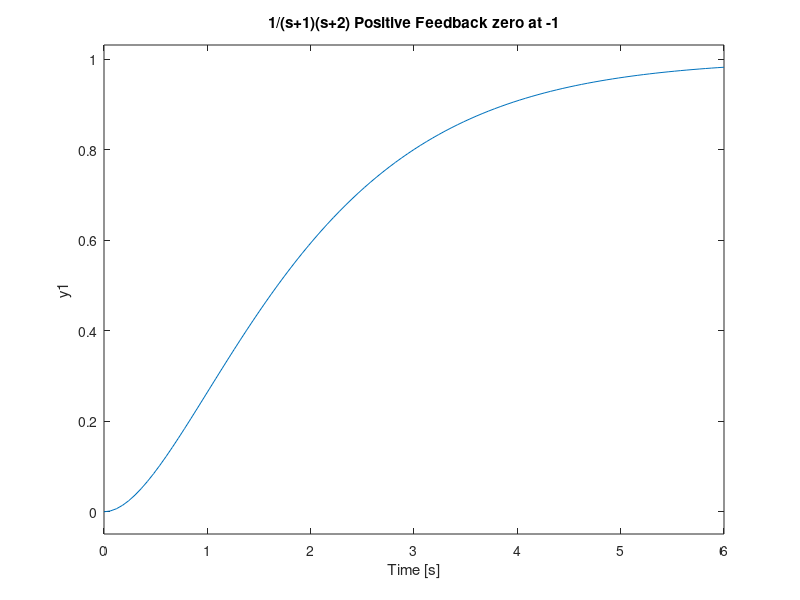
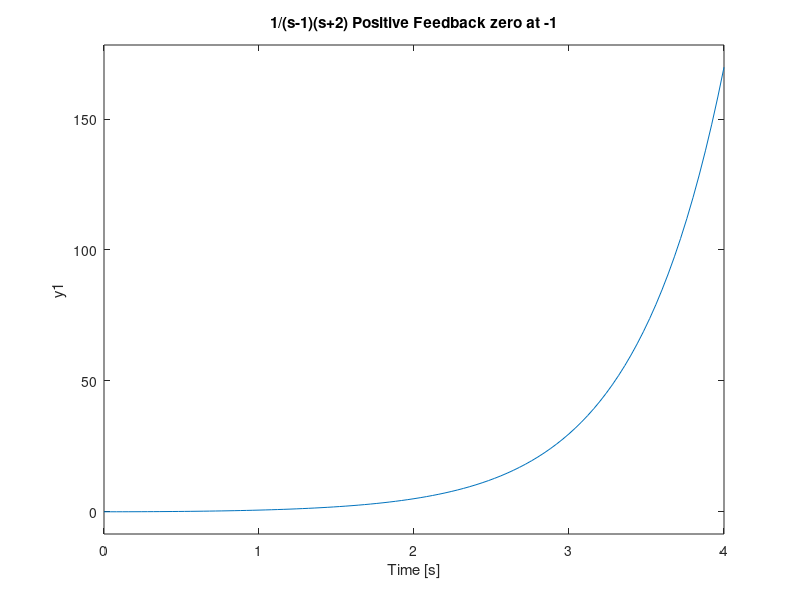
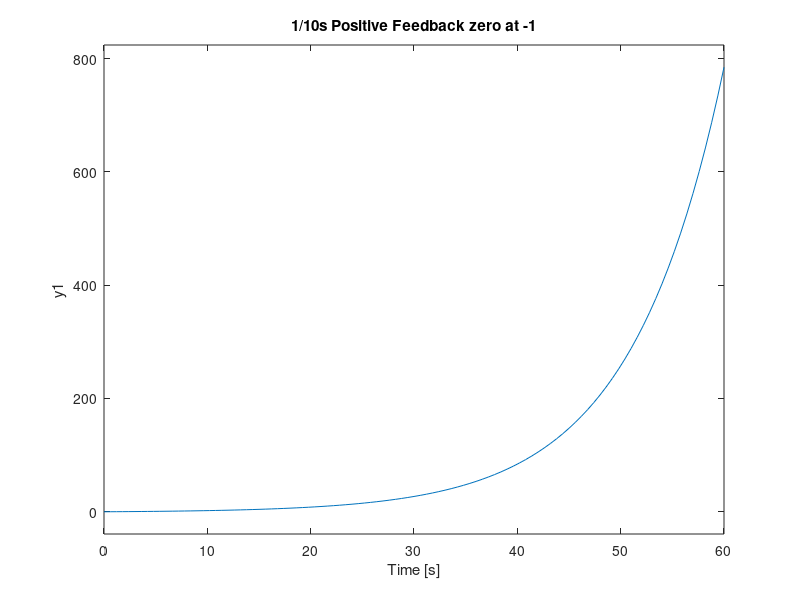
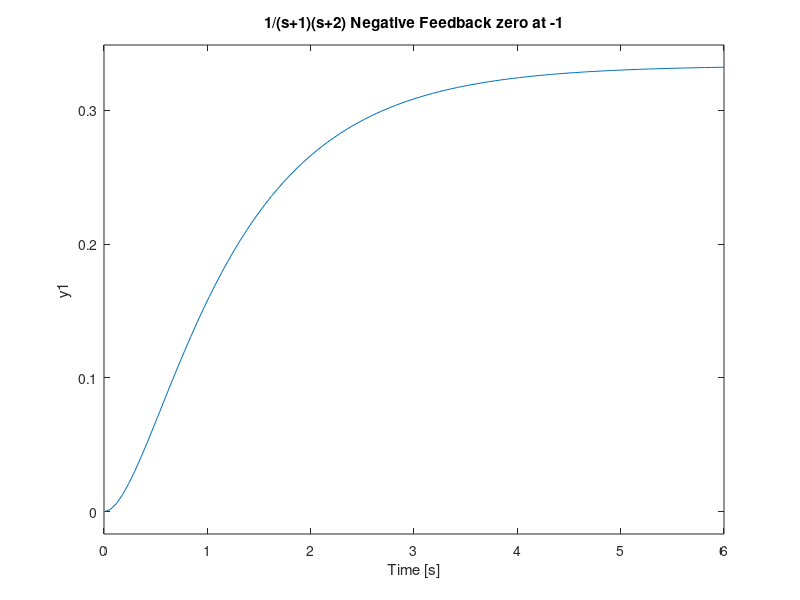

MATLAB code to generate these figures, in order:
num = 1;
sys1 = [1 3 2];
sys2 = [1 1 -2];
sys3 = [0 10 0];

plant1 = tf(num,sys1);
plant2 = tf(num,sys2);
plant3 = tf(num,sys3);


z = [-1];
p = [];
kp = 1;
fbp = zpk(z,p,kp);

tf1 = feedback(plant1,fbp, 1);
tf2 = feedback(plant2,fbp, 1);
tf3 = feedback(plant3,fbp, 1);

figure(1);
step(tf1);
title('1/(s+1)(s+2) Positive Feedback zero at -1');
grid;

figure(2);
step(tf2);
title('1/(s-1)(s+2) Positive Feedback zero at -1');
grid;

figure(3);
step(tf3);
title('1/10s Positive Feedback zero at -1');
grid;

kn = -1;
fbn = zpk(z,p,kn);

tf11 = feedback(plant1,fbn, 1);
tf21 = feedback(plant2,fbn, 1);
tf31 = feedback(plant3,fbn, 1);

figure(4);
step(tf11);
title('1/(s+1)(s+2) Negative Feedback zero at -1');
grid;

figure(5);
step(tf21);
title('1/(s-1)(s+2) Negative Feedback zero at -1');
grid;

figure(6);
step(tf31);
title('1/10s Negative Feedback zero at -1');
grid;
